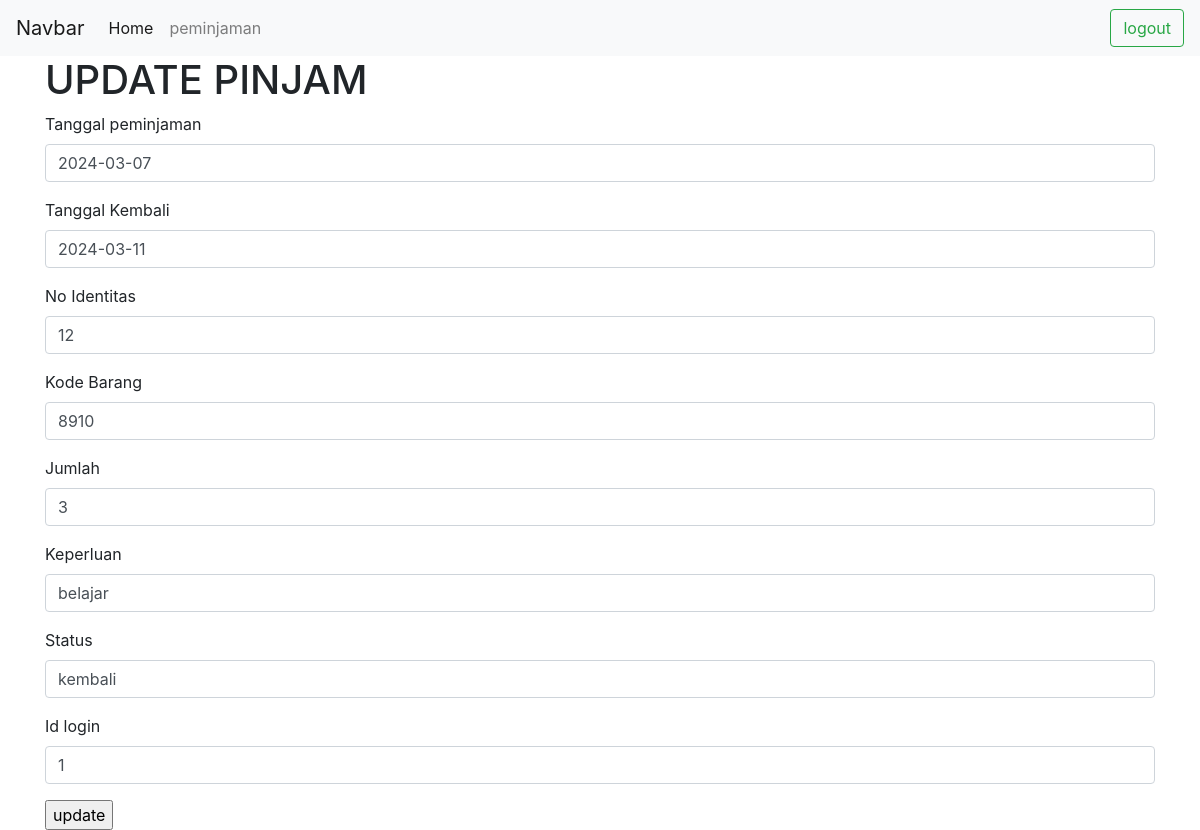
The page /edit_pinjam.php?id=1 on the database its author committed.
### tables this page shows
CREATE TABLE `peminjaman` (
  `id` int(11) NOT NULL,
  `tgl_peminjaman` date NOT NULL,
  `tgl_kembali` date NOT NULL,
  `no_identitas` varchar(11) NOT NULL,
  `kode_barang` varchar(50) NOT NULL,
  `jumlah` int(11) NOT NULL,
  `keperluan` varchar(100) NOT NULL,
  `status` varchar(100) NOT NULL,
  `id_login` int(11) NOT NULL
);

### database.php (called while the page is built, shortened)
<?php
$koneksi = mysqli_connect("localhost", "root", "", "peminjaman_barang") or die;
          function editdata($tablename,$id)
          {
            global $koneksi;
            $hasil=mysqli_query($koneksi, "select * from $tablename where id = $id");
            return $hasil;
          }
?>

### edit_pinjam.php (the view, shortened to what this page needs)
<?php
require_once('database.php');
$data=editdata('peminjaman', $_GET['id']);
?>
<!doctype html>
<html lang="en">
  <head>
    <link rel="stylesheet" href="https://cdn.jsdelivr.net/npm/bootstrap@4.0.0/dist/css/bootstrap.min.css">
  </head>
  <body>
  <?php include ("nav.php");?>
<div class="container">
  <h1>UPDATE PINJAM</h1>
  <?php while($peminjaman=mysqli_fetch_array($data)): ?>
  <form action="update_pinjam.php" method="post">
               <div class="form-group">
                    <label>Tanggal peminjaman</label>
                    <input type="text" name="peminjaman" class="form-control" value="<?php  echo $peminjaman['tgl_peminjaman'] ; ?>" >
                </div>
                <div class="form-group">
                    <label>Tanggal Kembali</label>
                    <input type="text" name="peminjaman" class="form-control" value="<?php  echo $peminjaman['tgl_kembali'] ; ?>" >
                </div>
                <div class="form-group">
                    <label>No Identitas</label>
                    <input type="text" name="peminjaman" class="form-control" value="<?php  echo $peminjaman['no_identitas'] ; ?>" >
                </div>
                <div class="form-group">
                    <label>Kode Barang</label>
                    <input type="text" name="peminjaman" class="form-control" value="<?php  echo $peminjaman['kode_barang'] ; ?>" aria-describedby="basic-addon1">
                </div>
                <div class="form-group">
                    <label>Jumlah</label>
                    <input type="text" name="peminjaman" class="form-control" value="<?php  echo $peminjaman['jumlah'] ; ?>" aria-describedby="basic-addon1">
                </div>
                 <div class="form-group">
                    <label>Keperluan</label>
                    <input type="text" name="peminjaman" class="form-control" value="<?php  echo $peminjaman['keperluan'] ; ?>" aria-describedby="basic-addon1">
                </div>
                 <div class="form-group">
                    <label>Status</label>
                    <input type="text" name="peminjaman" class="form-control" value="<?php  echo $peminjaman['status'] ; ?>" aria-describedby="basic-addon1">
                </div>
                 <div class="form-group">
                    <label>Id login</label>
                    <input type="text" name="peminjaman" class="form-control" value="<?php  echo $peminjaman['id_login'] ; ?>" aria-describedby="basic-addon1">
                </div>
                <div>
                    <input type="submit" value="update">
                </div>
            </form>
  <?php endwhile; ?>
  </div>
  </body>
</html>

### rows shown on the page
peminjaman: peminjaman "2024-03-07", peminjaman "2024-03-11", peminjaman "12", peminjaman "8910", peminjaman "3", peminjaman "belajar", peminjaman "kembali", peminjaman "1"
